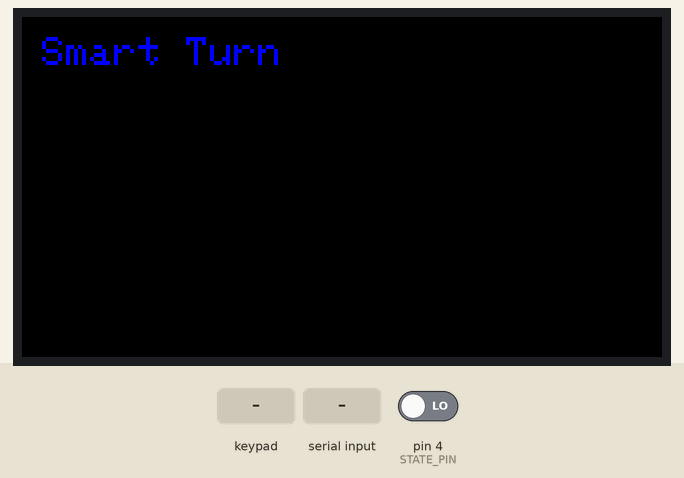
Simulated run of this sketch. Board: Arduino Uno, built with avr-gcc and run on an emulated ATmega328P. Shown: 320×170 colour display. The inputs (shaded band) are chosen by the test bench; at power-on: pin 4 (STATE_PIN) LOW.

Above: at 2.4 s.
2.5 s: pin 4 (STATE_PIN) driven HIGH
At 3.1 s:
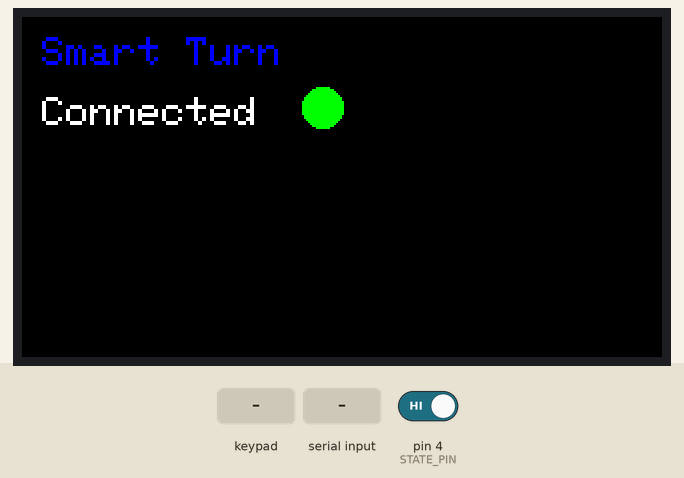
4.0 s: key '0' pressed
At 4.3 s:
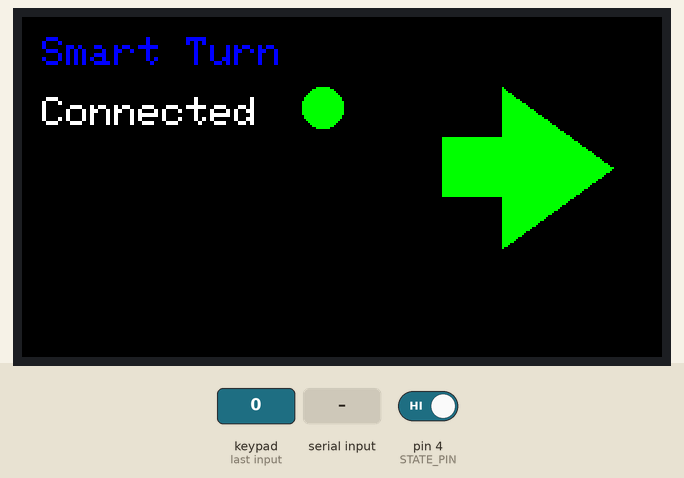
5.5 s: pin 4 (STATE_PIN) driven LOW
At 6.5 s:
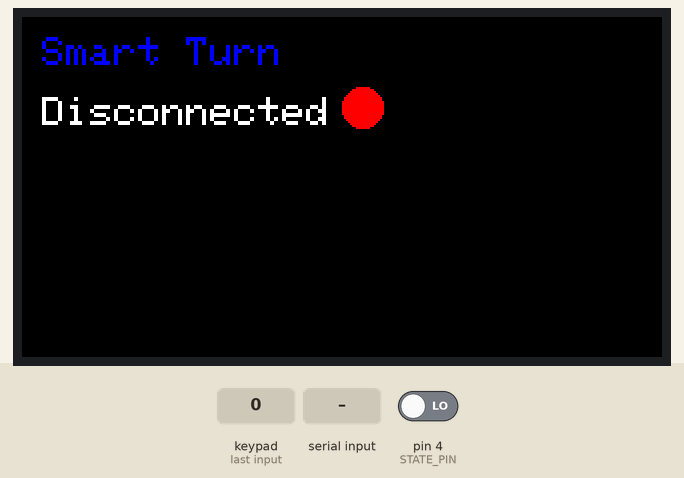
7.0 s: "1" received over the second serial link
8.6 s: pin 4 (STATE_PIN) driven HIGH
At 8.9 s:
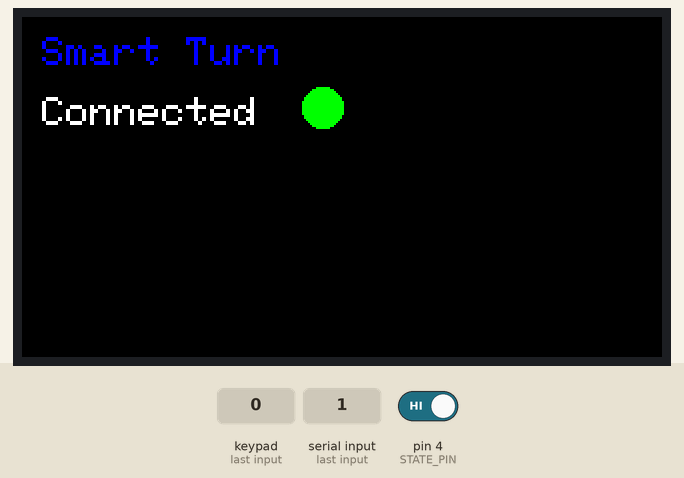
10.1 s: key 'B' pressed
At 11.3 s:
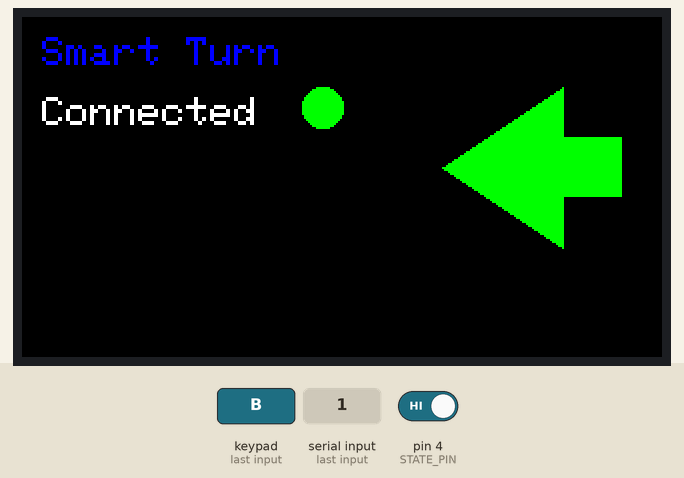
Timing chart, 0 to 12.6 s (numbered marks = the images above; inputs shaded):
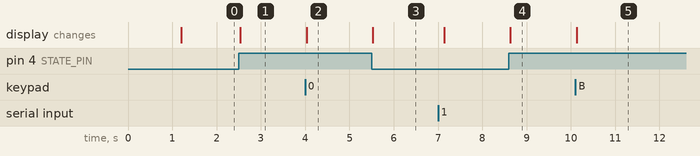

The sketch:

hc05_messages.ino
```cpp
#include <SoftwareSerial.h>
#include <Adafruit_GFX.h>
#include <Adafruit_ST7789.h>
#include <Wire.h>
#include "Adafruit_MPR121.h"

// Display
#define TFT_CS 10
#define TFT_RST 7
#define TFT_DC 6

// HC-05 Bluetooth
#define RX_PIN 9
#define TX_PIN 8
#define STATE_PIN 4

#ifndef _BV
#define _BV(bit) (1 << (bit))
#endif

// Declare display and Bluetooth serial ports
Adafruit_ST7789 tft = Adafruit_ST7789(TFT_CS, TFT_DC, TFT_RST);
Adafruit_MPR121 cap = Adafruit_MPR121();
SoftwareSerial bluetoothSerial(RX_PIN, TX_PIN);

bool lastState = false;
String receivedMessage = "";
unsigned long lastReceivedTime = 0;
const int messageTimeout = 125;

// Main initialization set up for arduino
void setup()
{
  bluetoothSerial.begin(9600);

  pinMode(STATE_PIN, INPUT);

  delay(1000);

  if (!cap.begin(0x5A))
  {
    Serial.println("MPR121 not found, check wiring?");
    while (1)
      ;
  }
  Serial.println("MPR121 found!");

  // Initialize display
  tft.init(170, 320);
  tft.setRotation(3);
  tft.fillScreen(ST77XX_BLACK);
  tft.setTextColor(ST77XX_BLUE);
  tft.setTextSize(2);
  tft.setCursor(10, 10);
  tft.println("Smart Turn");
  tft.setTextColor(ST77XX_WHITE);
}

// Main loop for reading in recieved data
void loop()
{
  // Get the currently touched pads
  if (cap.touched() & (1 << 11))
  {
    bluetoothSerial.write("left");

    tft.fillRect(210, 35, 100, 100, ST77XX_BLACK);
    tft.fillRect(260, 60, 40, 30, ST77XX_GREEN);
    tft.fillTriangle(270, 115, 270, 35, 210, 75, ST77XX_GREEN);
    delay(350);
  }
  if (cap.touched() & (1 << 5))
  {
    bluetoothSerial.write("off");
    tft.fillRect(210, 35, 100, 100, ST77XX_BLACK);
    delay(350);
  }
  if (cap.touched() & (1 << 0))
  {
    bluetoothSerial.write("right");
    tft.fillRect(210, 35, 100, 100, ST77XX_BLACK);
    tft.fillRect(210, 60, 50, 30, ST77XX_GREEN);
    tft.fillTriangle(240, 115, 240, 35, 295, 75, ST77XX_GREEN);
    delay(350);
  }

  bool currentState = digitalRead(STATE_PIN);

  if (currentState != lastState)
  {
    tft.fillRect(0, 30, 190, 40, ST77XX_BLACK);
    tft.fillRect(0, 140, 300, 300, ST77XX_BLACK);
    tft.fillRect(210, 35, 100, 100, ST77XX_BLACK);
    tft.setCursor(10, 40);

    // If a change in state occurs update the display
    if (currentState == HIGH)
    {
      Serial.println("Device Connected");
      tft.println("Connected");
      tft.fillCircle(150, 45, 10, ST77XX_GREEN);
    }
    else
    {
      Serial.println("Device Disconnected");
      tft.println("Disconnected");
      tft.fillCircle(170, 45, 10, ST77XX_RED);
    }
    lastState = currentState;
  }

  // Read incoming Bluetooth data
  while (bluetoothSerial.available())
  {
    char c = bluetoothSerial.read();
    receivedMessage += c;
    lastReceivedTime = millis();
  }

  // If no new characters have been received assume message is complete
  if (receivedMessage.length() > 0 && millis() - lastReceivedTime > messageTimeout)
  {
    // Clear previous text area
    tft.fillRect(0, 140, 300, 300, ST77XX_BLACK);
    tft.setCursor(0, 140);
    tft.print(receivedMessage);

    receivedMessage = "";
  }
}
```

Measured:
- after the input at 2.5 s, the display: changes at once (image 1)
- after the input at 4.0 s, the display: changes at once (image 2)
- after the input at 5.5 s, the display: changes at once (image 3)
- after the input at 8.6 s, the display: changes at once (image 4)
- after the input at 10.1 s, the display: changes at once (image 5)
